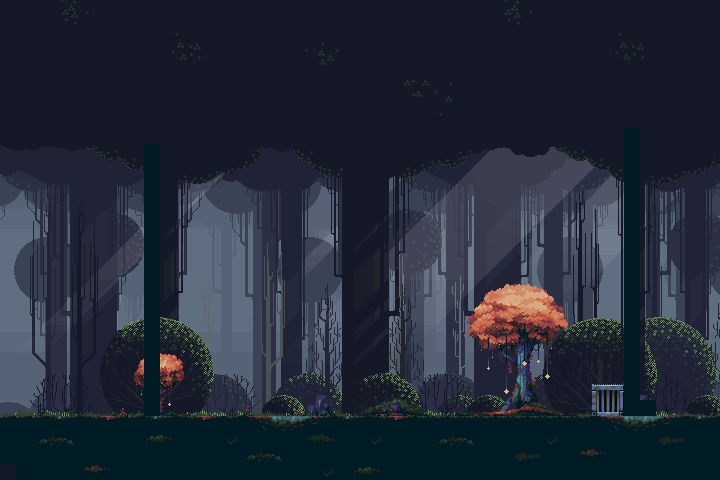

The image is a tile-based game level rendered from a .tmx file. Its description and source (layers, tilesets, objects; grid data summarised) follow:
An orthogonal 45x30 tile map with 16x16 px tiles, 7 tile layers (Background, Background_Decorations, Walls, Invisible, ...), 4 tilesets and 1 object.

<map version="1.4" tiledversion="1.4.3" orientation="orthogonal" renderorder="right-down" width="45" height="30" tilewidth="16" tileheight="16" infinite="0" nextlayerid="11" nextobjectid="2">
 <tileset firstgid="1" source="bedhead/assets/Background_Tile.tsx" />
 <tileset firstgid="2" source="bedhead/assets/Base_Tiles.tsx" />
 <tileset firstgid="200" source="bedhead/assets/Complimentary_Tiles_2.tsx" />
 <tileset firstgid="1100" source="bedhead/assets/Items.tsx" />
 <layer id="1" name="Background" width="45" height="30">
  <data>[1350 cells, 1 non-empty, 1 distinct tile ids]</data>
 </layer>
 <layer id="2" name="Background_Decorations" width="45" height="30">
  <data>[1350 cells, 174 non-empty, 46 distinct tile ids]</data>
 </layer>
 <layer id="3" name="Walls" width="45" height="30">
  <data>[1350 cells, 45 non-empty, 1 distinct tile ids]</data>
 </layer>
 <layer id="5" name="Invisible" width="45" height="30">
  <data>[1350 cells, 36 non-empty, 1 distinct tile ids]</data>
 </layer>
 <objectgroup id="4" name="Moving" />
 <objectgroup id="6" name="Hazards" />
 <layer id="7" name="Doors" width="45" height="30">
  <data>[1350 cells, 4 non-empty, 4 distinct tile ids]</data>
 </layer>
 <layer id="8" name="Coins" width="45" height="30">
  <data>[1350 cells, 0 non-empty, 0 distinct tile ids]</data>
 </layer>
 <objectgroup id="9" name="Keys">
  <object id="1" gid="1169" x="311" y="415" width="16" height="16" />
 </objectgroup>
 <layer id="10" name="Decorations" width="45" height="30">
  <data>[1350 cells, 119 non-empty, 86 distinct tile ids]</data>
 </layer>
</map>
